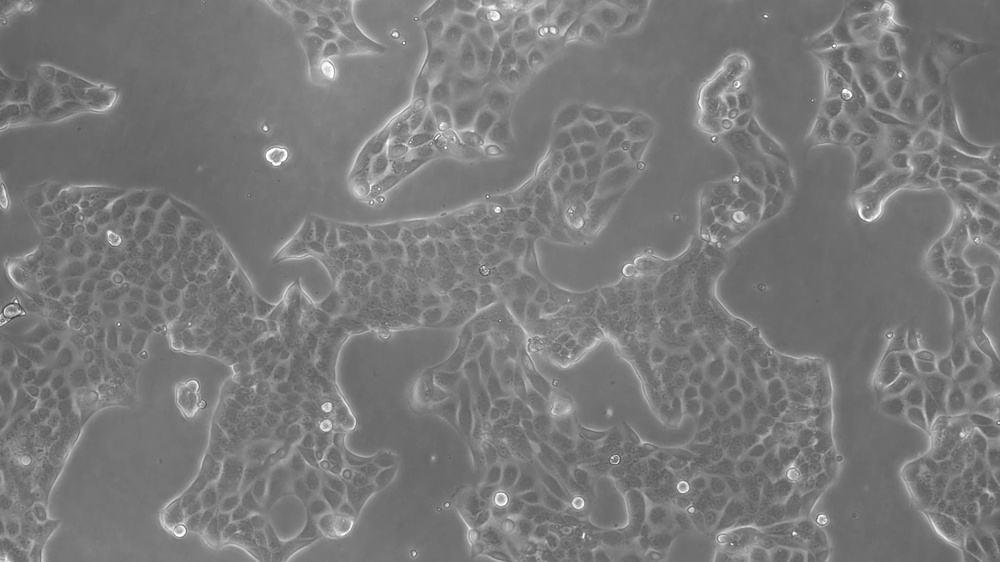
#> input picture images/BSE.jpg, 1000 x 562 px, shrunk from 1920 x 1080 before the run
$ jupyter execute --allow-errors brisque_and_multi-otsu.ipynb
#> lines starting #> are read from the running program, lines starting #| are printed output that depends on the picture
# Automatic image quality assesment using BRISQUE

[cell 1]
import numpy as np
from skimage import io, img_as_float
import imquality. brisque as brisque

#> (the rest of this cell did not finish here and is left out)

# Auto Segmentation using Multi-Otsu

[cell 2]
import matplotlib.pyplot as plt
import numpy as np
from skimage import data, io, img_as_ubyte
from skimage. filters import threshold_multiotsu

# Read an image
image = io.imread("images/BSE.jpg")
#> image is the input picture: shape (562, 1000, 3); min 56, max 255, mean 121.7

thresholds = threshold_multiotsu(image, classes=5)
#> thresholds = [113, 125, 142, 172]

regions = np.digitize(image, bins=thresholds)
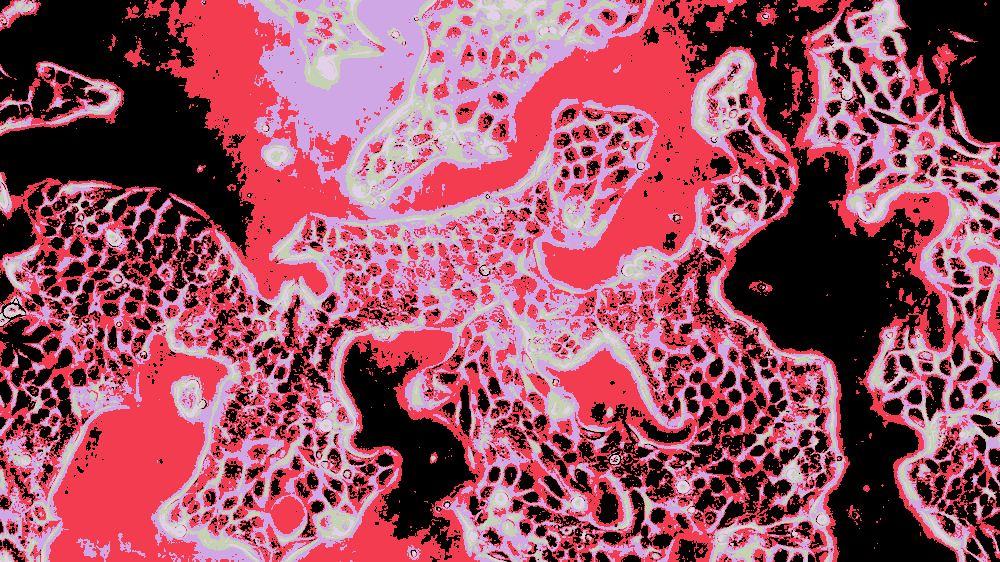
#> regions: shape (562, 1000, 3) int64; 5 distinct labels, from 0 to 4; one colour per label, 0 black
output = img_as_ubyte(regions)
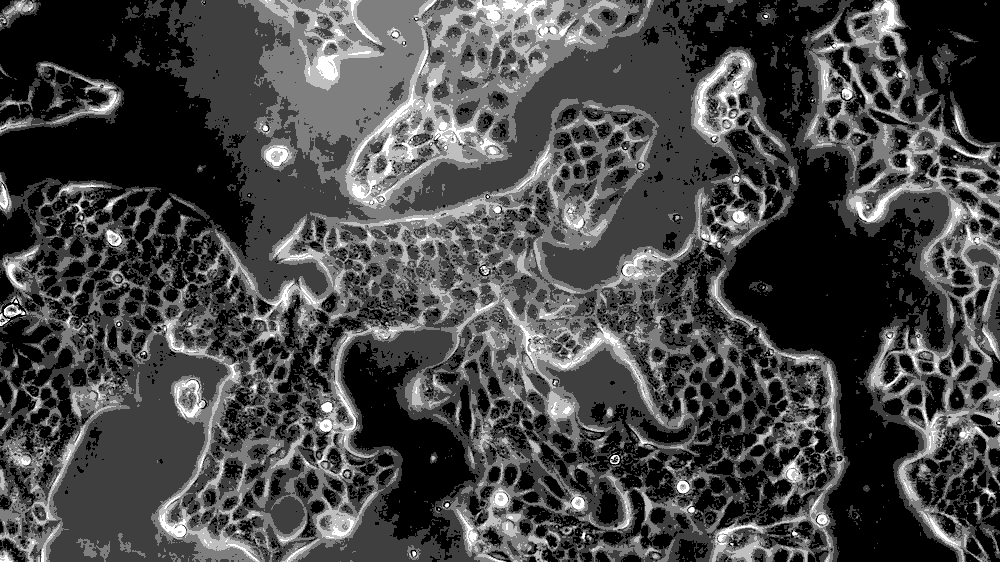
#> output: shape (562, 1000, 3); min 0, max 4, mean 1.12; drawn with min black and max white

plt. imsave("images/Otsu_Segmented.jpg", output)
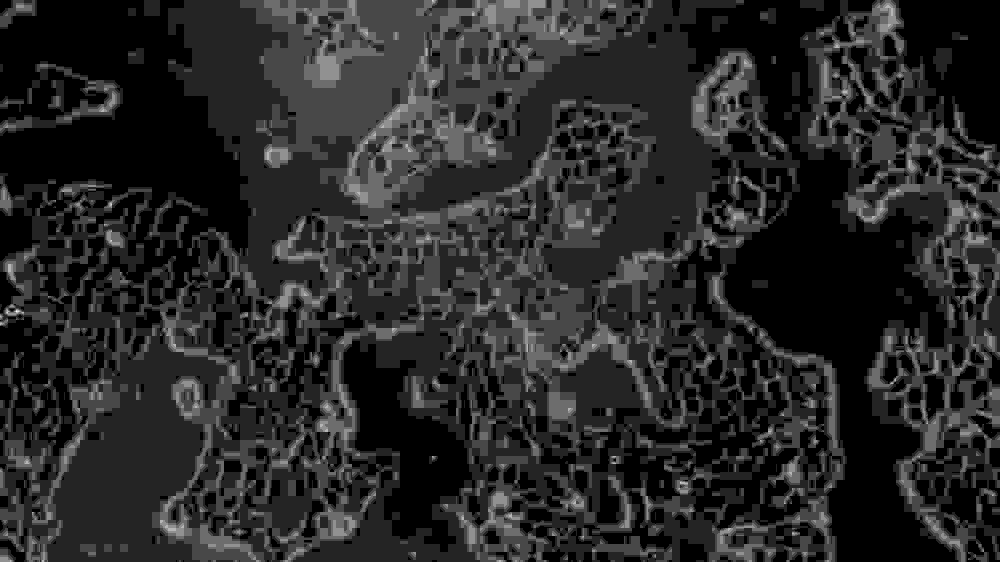
#> saved as Otsu_Segmented.jpg: shape (562, 1000, 3); min 0, max 7, mean 1.12; drawn with min black and max white

#Let us look at the input image, thresholds on thehistogram and final segmented
fig, ax = plt.subplots(nrows=1, ncols=3, figsize=(10, 3.5))

# Plotting the original image.
ax[0].imshow(image, cmap='gray')
ax[0].set_title('Original')
ax[0].axis('off')

# Plotting the histogram and the two thresholds obtained from
# multi-Otsu.
ax[1].hist(image.ravel(), bins=255)
ax[1]. set_title( 'Histogram')

for thresh in thresholds:
    ax[1].axvline(thresh, color='r')
#> this loop made 4 passes
#> thresh on passes 1 to 4: 113, 125, 142, 172

# Plotting the Multi Otsu result.
#> (the rest of this cell did not finish here and is left out)
